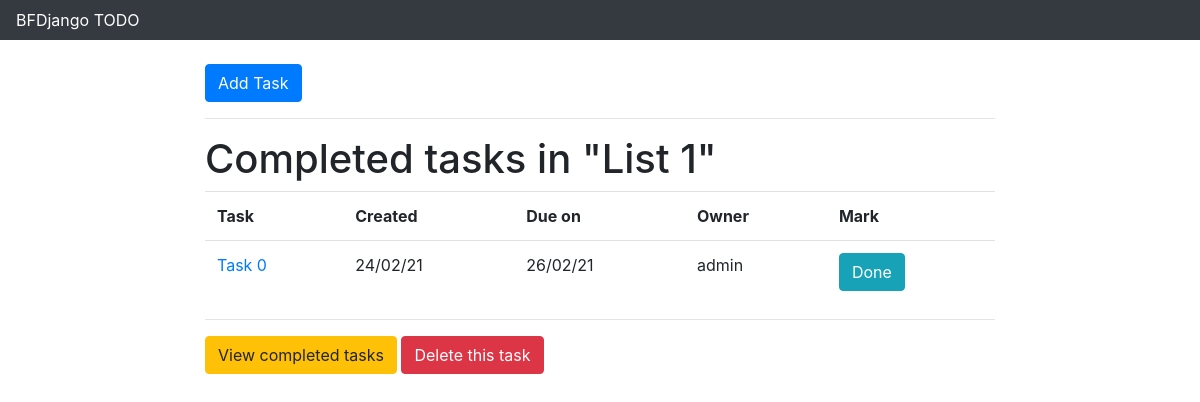
Screenshot of /todos/1/completed/ with the database file from the repository.
### main/models.py (models this page shows, shortened)
class ToDoGroup(models.Model):
    name = models.CharField(verbose_name='Название группы',
                            max_length=100)
    class Meta:
        verbose_name = 'Группа задач'
        verbose_name_plural = 'Группы задач'

class ToDoItem(models.Model):
    IN_PROGRESS = 1
    DONE = 2
    STATUSES = (
        (IN_PROGRESS, 'В прогрессе'),
        (DONE, 'Закончено')
    )
    group = models.ForeignKey(ToDoGroup,
                              on_delete=models.CASCADE,
                              verbose_name='Группа задач',
                              related_name='todos')
    name = models.CharField(verbose_name='Название задачи',
                            max_length=100)
    created_at = models.DateTimeField(verbose_name='Дата создания',
                                      auto_now_add=True)
    due_date = models.DateTimeField(verbose_name='Дедлайн задачи',
                                    blank=True,
                                    null=True)
    owner = models.ForeignKey(User,
                              on_delete=models.CASCADE,
                              verbose_name='Владелец задачи')
    status = models.PositiveSmallIntegerField(verbose_name='Статус задачи',
                                              choices=STATUSES,
                                              default=IN_PROGRESS)
    class Meta:
        verbose_name = 'Задача'
        verbose_name_plural = 'Задачи'
        indexes = [
            models.Index(fields=['owner', 'group', 'status'])
        ]
        ordering = ['-due_date']

### main/views.py (the view, shortened to what this page needs)
class ToDoGroupViewSet(mixins.RetrieveModelMixin,
                       viewsets.GenericViewSet):
    queryset = ToDoGroup.objects.all().prefetch_related('todos')
    renderer_classes = [TemplateHTMLRenderer]
    @action(methods=['get'], detail=True)
    def completed(self, request, *args, **kwargs):
        group = self.get_object()
        return Response({
            'group_name': group.name,
            'todos': group.todos.filter(status=ToDoItem.DONE)
        },
            template_name='completed_todo_list.html')

### main/templates/completed_todo_list.html
{% extends "base.html" %}
{% block content %}
<hr>
<h1>Completed tasks in "{{ group_name }}"</h1>
{% include "todo_table.html" %}
<hr>
{%endblock%}

### main/templates/todo_table.html
{% block todo_table %}
<table class="table">
    <tr>
        <th>Task</th>
        <th>Created</th>
        <th>Due on</th>
        <th>Owner</th>
        <th>Mark</th>
    </tr>
    {% for todo in todos %}
        <tr>
            <td><a href="">{{todo.name}}</a></td>
            <td>{{todo.created_at|date:"d/m/y"}}</td>
            <td>{{todo.due_date|date:"d/m/y"}}</td>
            <td>{{todo.owner}}</td>
            <td><button class="btn btn-info">{% if todo.status == 2 %} Done {% else %} Not Done {% endif %}</button></td>
        </tr>
    {% endfor %}
</table>
{% endblock %}

### rows the page displays
ToDoGroup: name "List 1"
ToDoItem: name "Task 0", created_at "24/02/21", due_date "26/02/21", owner "admin", status "Done"
